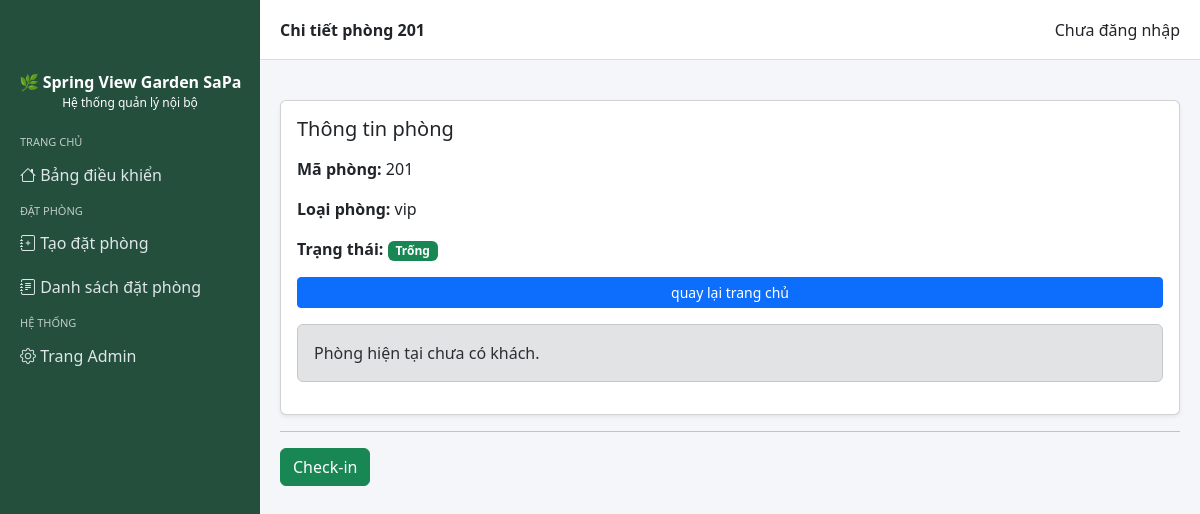
Page /phong/201/ on the earlier database version.
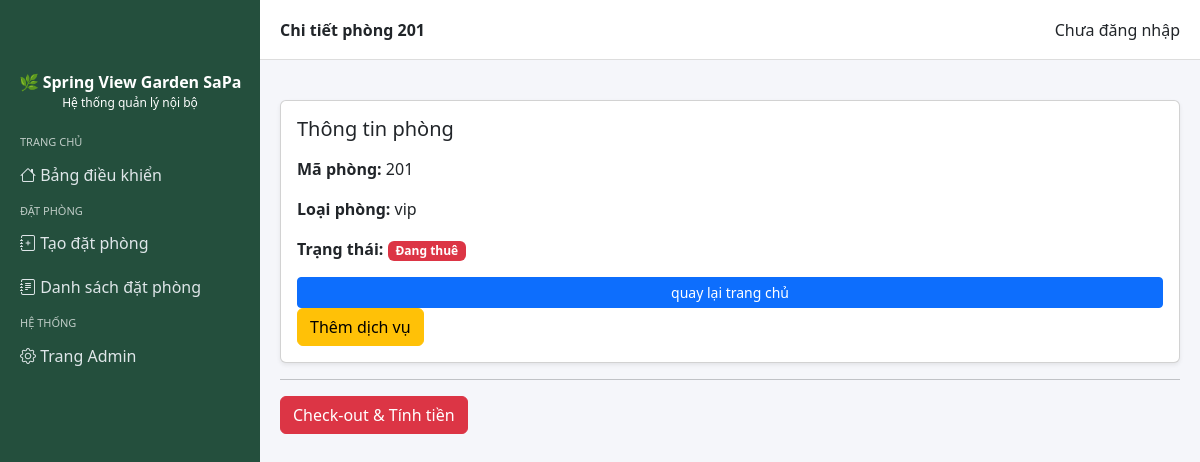
Same page on the later database version.
### khach_san/views.py (the view)
# urls.py: path('phong/<str:ma_phong>/', views.chi_tiet_phong, name='chi_tiet_phong'),
def chi_tiet_phong(request, ma_phong):
    phong = get_object_or_404(Phong, ma_phong=ma_phong)
    dat_phong_hien_tai = DatPhong.objects.filter(
        phong=phong,
        dang_o=True
    ).first()
    context = {
        'phong': phong,
        'dat_phong_hien_tai': dat_phong_hien_tai
    }
    return render(request, 'khach_san/chi_tiet_phong.html', context)

### templates/khach_san/chi_tiet_phong.html (shortened to what this page needs)
{% extends "base.html" %}
{% block page_title %}Chi tiết phòng {{ phong.ma_phong }}{% endblock %}
{% block content %}
<div class="card shadow-sm">
  <div class="card-body">
    <h5 class="mb-3">Thông tin phòng</h5>
    <p><strong>Mã phòng:</strong> {{ phong.ma_phong }}</p>
    <p><strong>Loại phòng:</strong> {{ phong.loai_phong.ten_loai }}</p>
    <p>
      <strong>Trạng thái:</strong>
      {% if phong.trang_thai == 'trong' %}
        <span class="badge bg-success">Trống</span>
      {% elif phong.trang_thai == 'dang_thue' %}
        <span class="badge bg-danger">Đang thuê</span>
      {% elif phong.trang_thai == 'dang_bao_tri' %}
        <span class="badge bg-warning text-dark">Đang bảo trì</span>
      {% endif %}
    </p>
  <a
    href="{% url 'bao_cao:trang_chu' %}"
    class="btn btn-primary btn-sm w-100"
  >
    quay lại trang chủ
  </a>
{% if dat_phong_hien_tai %}
    <a
        href="{% url 'dat_phong:them_dich_vu' dat_phong_hien_tai.id %}"
        class="btn btn-warning"
    >
        Thêm dịch vụ
    </a>
{% else %}
    <div class="alert alert-secondary mt-3">
        Phòng hiện tại chưa có khách.
    </div>
{% endif %}
  </div>
</div>
<hr>
{% if phong.trang_thai == 'trong' %}
    <a href="{% url 'khach_san:check_in' phong.ma_phong %}"
       class="btn btn-success">
        Check-in
    </a>
{% elif phong.trang_thai == 'dang_thue' and dat_phong_hien_tai %}
    <a href="{% url 'dat_phong:check_out' dat_phong_hien_tai.id %}"
       class="btn btn-danger">
        Check-out & Tính tiền
    </a>
{% endif %}
{% endblock %}

Differences in the rows shown:
changed Phong "vip": trang_thai "trong" → "dang_thue" (drawn)
Other differences:
text no longer shown: "Trống Phòng hiện tại chưa có khách. Check-in"
text now shown: "Đang thuê Thêm dịch vụ Check-out & Tính tiền"
